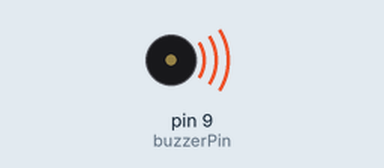
This sketch was run on a simulated Arduino Uno, built with avr-gcc and run on an emulated ATmega328P. Parts: buzzer (waves = sounding).

Above: at 0.2 s.
At 15.8 s:
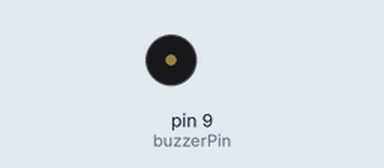
Timing chart, 0 to 19.5 s (numbered marks = the images above):
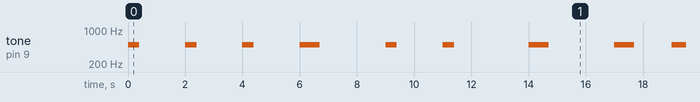

Measured:
- by itself, tone on pin 9 (buzzerPin): plays 500 Hz for 0.40 s, 500 Hz for 0.40 s, 500 Hz for 0.40 s, 500 Hz for 0.70 s, 500 Hz for 0.40 s, 500 Hz for 0.40 s … (57 notes in this stretch)

The sketch:

using_buzzer_with_morse_code.ino
```cpp
const int buzzerPin = 9 ;
const int toneValue = 500;
const int longLine = 700;
const int shortLine = 400;

void setup() {
  pinMode(buzzerPin, OUTPUT);
}

void loop() {
  tone(buzzerPin, toneValue, shortLine);
  delay(2000);
  tone(buzzerPin, toneValue, shortLine);
  delay(2000);
  tone(buzzerPin, toneValue, shortLine);
  delay(2000);
  tone(buzzerPin, toneValue, longLine);
  delay(3000);
  tone(buzzerPin, toneValue, shortLine);
  delay(2000);
  tone(buzzerPin, toneValue, shortLine);
  delay(3000);
  tone(buzzerPin, toneValue, longLine);
  delay(3000);
  tone(buzzerPin, toneValue, longLine);
  delay(2000);
  tone(buzzerPin, toneValue, longLine);
  delay(2000);
  tone(buzzerPin, toneValue, longLine);
  delay(3000);
  tone(buzzerPin, toneValue, shortLine);
  delay(2000);
    tone(buzzerPin, toneValue, longLine);
    delay(2000);
    tone(buzzerPin, toneValue, shortLine);
    delay(2000);
}
```
